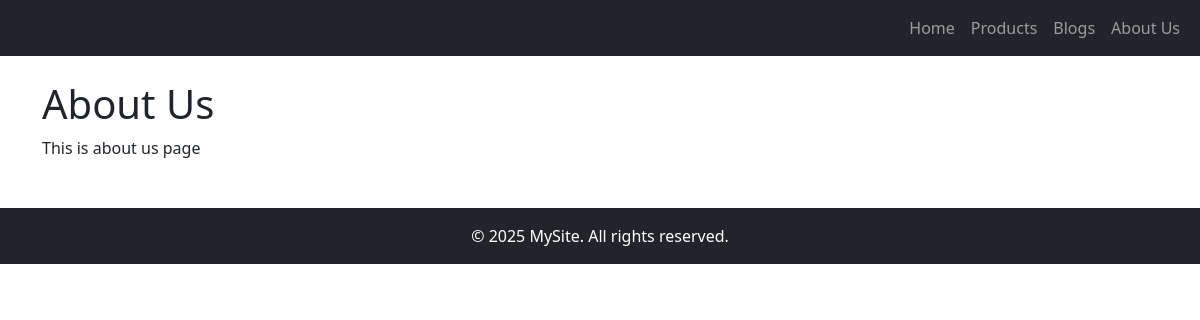
The page /pages/about/ on the database as committed earlier.
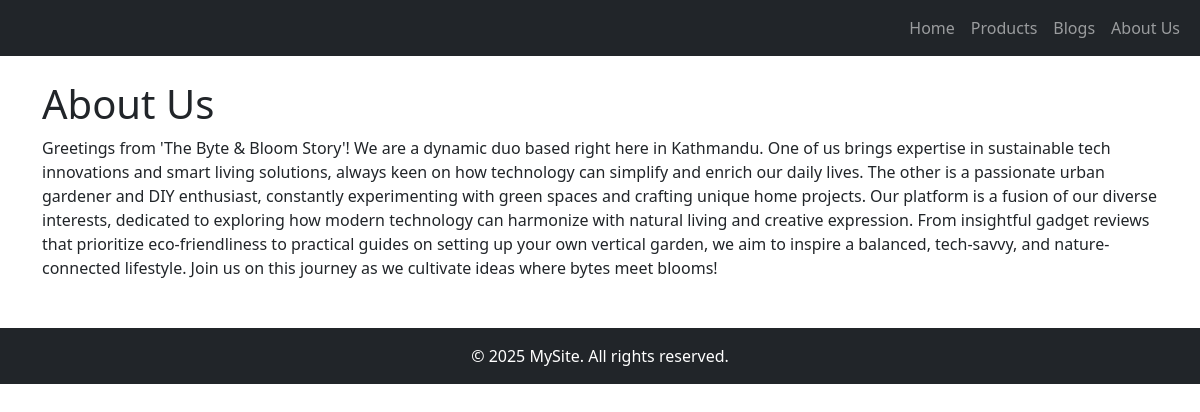
The same page on the database as committed later.
### pages/models.py (models this page shows, shortened)
class Page(models.Model):
    title = models.CharField(max_length=100)
    slug = models.SlugField(unique=True)
    content = models.TextField()
    created_at = models.DateTimeField(auto_now_add=True)

### pages/views.py (the view)
# urls.py: path('<slug:slug>/', views.page_detail, name='page_detail'),
def page_detail(request, slug):
    page = get_object_or_404(Page, slug=slug)
    return render(request, 'pages/page_details.html', {'page': page})

### pages/context_processors.py (called while the page is built)
def pages_links(request):
    pages = Page.objects.all()
    return {'pages': pages}

### sitesetting/context_processors.py (called while the page is built)
def site_settings(request):
    setting = SiteSetting.objects.first()
    return {'site_setting': setting}

### templates/pages/page_details.html
{% extends 'master/base1.html' %}
{% block content %}
    <h1>{{ page.title }}</h1>
    <div>
        {{ page.content|safe }}
    </div>
{% endblock %}

### templates/includes/header1.html (shortened to what this page needs)
{% load static %}
<nav class="navbar navbar-expand-lg navbar-dark bg-dark">
  <div class="container-fluid">
    <div class="collapse navbar-collapse" id="navbarNav">
      <ul class="navbar-nav ms-auto">
        <li class="nav-item">
          <a class="nav-link" href="{% url 'home' %}">Home</a>
        </li>
        <li class="nav-item">
          <a class="nav-link" href="{% url 'products' %}">Products</a>
        </li>
        <li class="nav-item">
          <a class="nav-link" href="{% url 'blogs' %}">Blogs</a>
        </li>
        {% for page in pages %}
        <li class="nav-item">
          <a class="nav-link" href="{% url 'page_detail' page.slug %}">{{ page.title }}</a>
        </li>
        {% endfor %}
      </ul>
    </div>
  </div>
</nav>

Rows that differ between the two databases and show on the page:
changed Page "About Us": content "This is about us page" → "Greetings from 'The Byte & Bloom Story'! We are a dynamic duo based right here in Kathmandu. One of us brings expertise in sustainable tech innovations and smart living solutions, always keen on how technology can simplify and enrich our daily lives. The other is a passionate urban gardener and DIY enthusiast, constantly experimenting with green spaces and crafting unique home projects. Our platform is a fusion of our diverse interests, dedicated to exploring how modern technology can harmonize with natural living and creative expression. From insightful gadget reviews that prioritize eco-friendliness to practical guides on setting up your own vertical garden, we aim to inspire a balanced,…"
